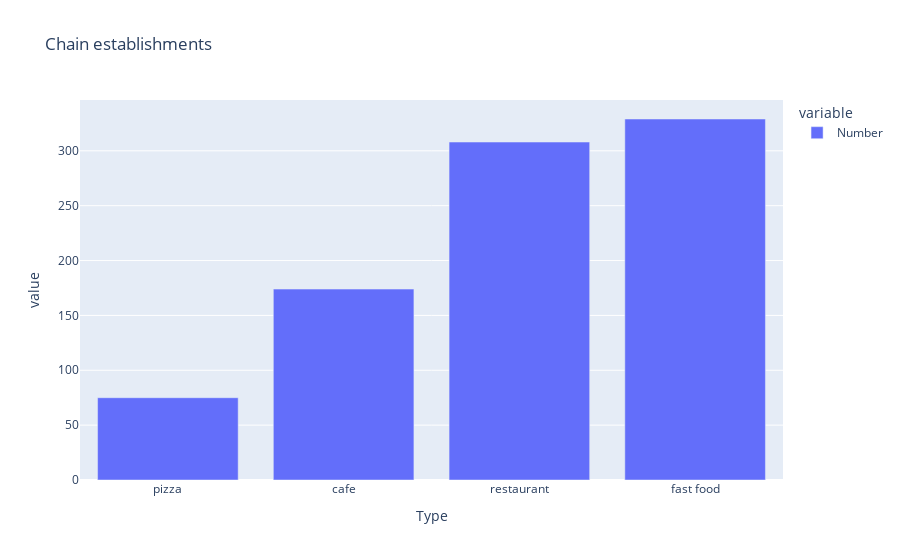

Notebook code cell kept with this figure:
### Markdown cell above
### Conclusion

90.8% of the establishments are not chains.

as opposed to 9.18 which are chains

### Code cell
#Which type of establishment is typically a chain?

rest_chains = rest.loc[rest['chain']=='True']
rest_chains_pt = rest_chains.pivot_table(index='object_type', values='id', aggfunc='count').sort_values('id')
rest_chains_pt.columns = ['Number']

px.bar(rest_chains_pt,labels={'object_type':'Type'}, title='Chain establishments')

### Figure 1 — Plotly figure (JSON) as saved in the notebook; plotly's stock layout.template omitted (floating-point values rounded to 4 significant figures)
{"data": [{"alignmentgroup": "True", "hovertemplate": "variable=Number<br>Type=%{x}<br>value=%{y}<extra></extra>", "legendgroup": "Number", "marker": {"color": "#636efa"}, "name": "Number", "offsetgroup": "Number", "orientation": "v", "showlegend": true, "textposition": "auto", "type": "bar", "x": ["pizza", "cafe", "restaurant", "fast food"], "xaxis": "x", "y": [75, 174, 308, 329], "yaxis": "y"}], "layout": {"barmode": "relative", "legend": {"title": {"text": "variable"}, "tracegroupgap": 0}, "title": {"text": "Chain establishments"}, "xaxis": {"anchor": "y", "domain": [0, 1], "title": {"text": "Type"}}, "yaxis": {"anchor": "x", "domain": [0, 1], "title": {"text": "value"}}}}
